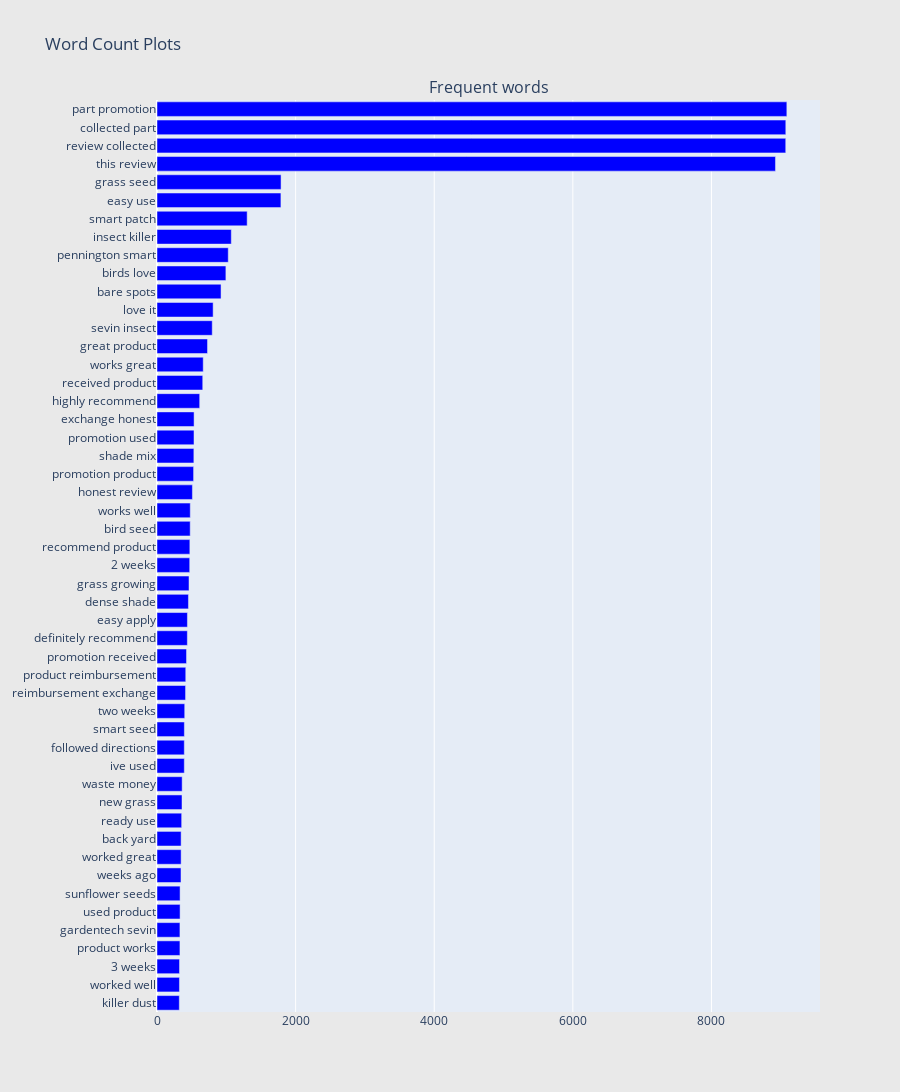

Source (notebook cell):
### Code cell
## Get the bar chart from bad reviews ##
freq_dict = defaultdict(int)
for sent in df["review_lower"]:
    for word in generate_ngrams(sent,2):
        freq_dict[word] += 1
fd_sorted = pd.DataFrame(sorted(freq_dict.items(), key=lambda x: x[1])[::-1])
fd_sorted.columns = ["word", "wordcount"]
trace0 = horizontal_bar_chart(fd_sorted.head(50), 'blue')

# Creating two subplots
fig = tools.make_subplots(rows=1, cols=1, vertical_spacing=0.04,
                          subplot_titles=["Frequent words"])
fig.append_trace(trace0, 1, 1)
#fig.append_trace(trace1, 1, 2)
fig['layout'].update(height=1200, width=900, paper_bgcolor='rgb(233,233,233)', title="Word Count Plots")
py.iplot(fig, filename='word-plots')

### Figure 1 — Plotly figure (JSON) as saved in the notebook; plotly's stock layout.template omitted (floating-point values rounded to 4 significant figures)
{"data": [{"marker": {"color": "blue"}, "orientation": "h", "showlegend": false, "type": "bar", "x": [322, 324, 325, 331, 331, 333, 333, 346, 348, 348, 356, 361, 363, 394, 394, 395, 400, 412, 415, 426, 438, 439, 454, 462, 472, 474, 479, 480, 511, 528, 532, 534, 535, 616, 660, 667, 729, 797, 810, 924, 994, 1028, 1072, 1301, 1788, 1790, 8924, 9072, 9073, 9088], "xaxis": "x", "y": ["killer dust", "worked well", "3 weeks", "product works", "gardentech sevin", "used product", "sunflower seeds", "weeks ago", "worked great", "back yard", "ready use", "new grass", "waste money", "ive used", "followed directions", "smart seed", "two weeks", "reimbursement exchange", "product reimbursement", "promotion received", "definitely recommend", "easy apply", "dense shade", "grass growing", "2 weeks", "recommend product", "bird seed", "works well", "honest review", "promotion product", "shade mix", "promotion used", "exchange honest", "highly recommend", "received product", "works great", "great product", "sevin insect", "love it", "bare spots", "birds love", "pennington smart", "insect killer", "smart patch", "easy use", "grass seed", "this review", "review collected", "collected part", "part promotion"], "yaxis": "y"}], "layout": {"annotations": [{"font": {"size": 16}, "showarrow": false, "text": "Frequent words", "x": 0.5, "xanchor": "center", "xref": "paper", "y": 1, "yanchor": "bottom", "yref": "paper"}], "height": 1200, "paper_bgcolor": "rgb(233,233,233)", "title": {"text": "Word Count Plots"}, "width": 900, "xaxis": {"anchor": "y", "domain": [0, 1]}, "yaxis": {"anchor": "x", "domain": [0, 1]}}}
